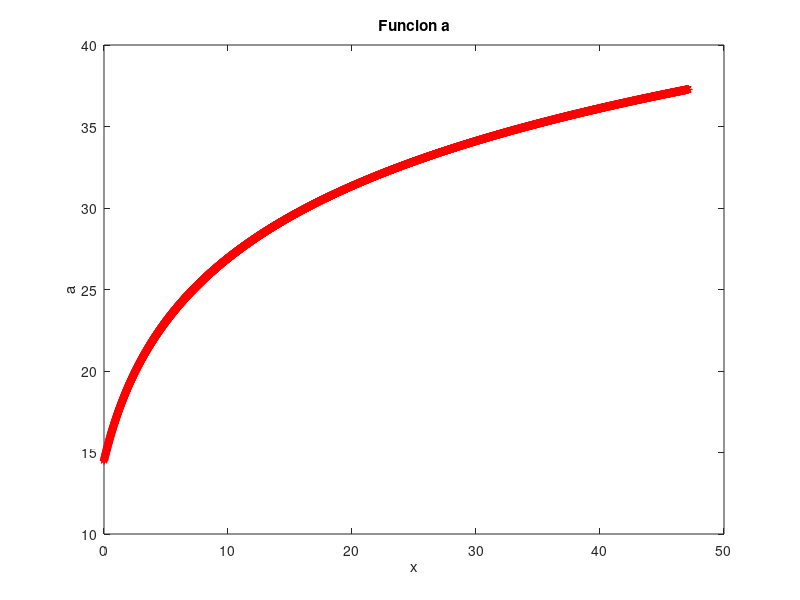
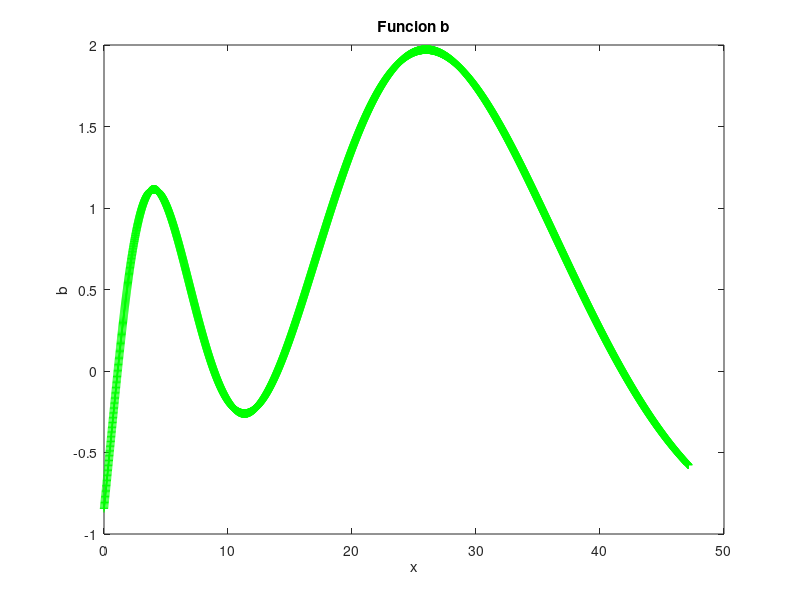
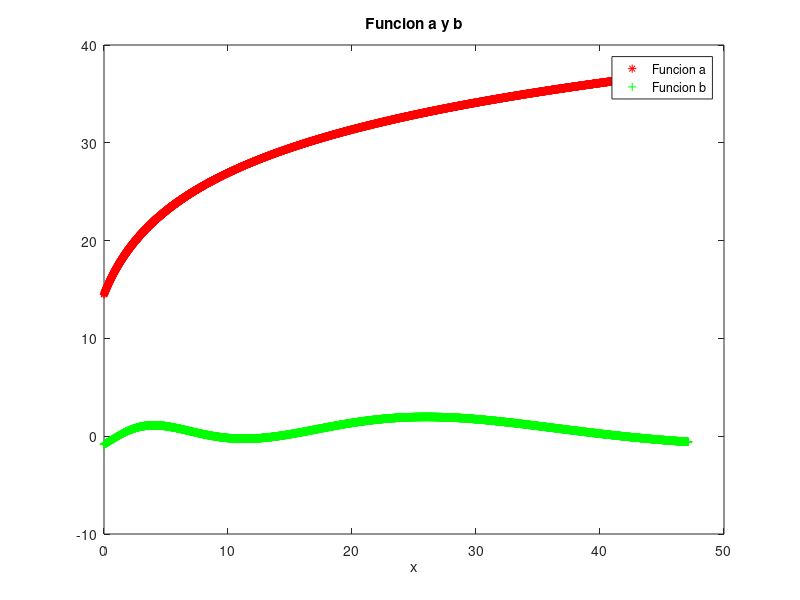
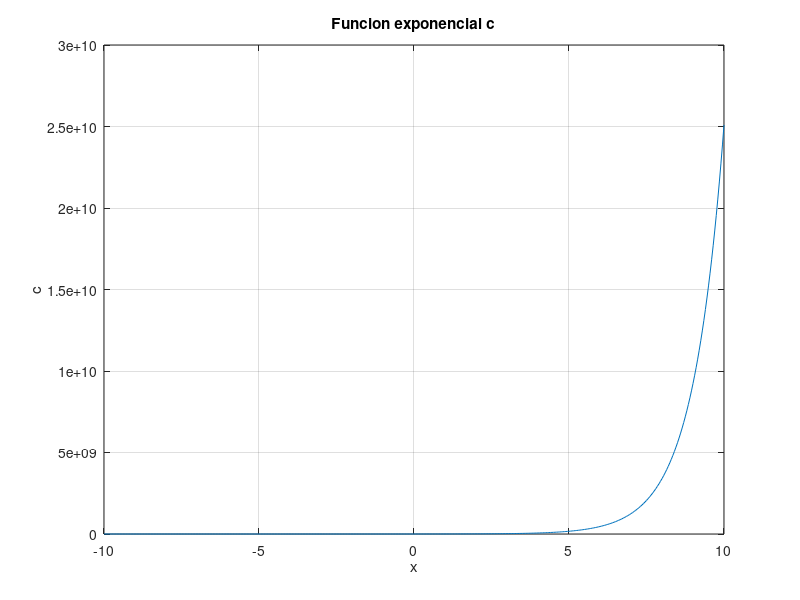

The MATLAB script that drew these images, in order:
x = 0:0.01:15*pi;

log5 = @(x) log(x) / log(5);
log6 = @(x) log(x) / log(6);

a = 12*log5(3*x+7);
b = sin(4*(log2(x+8))) + cos(5*(log6(2*x+46)));

figure(1)

plot(x,a,'r *')
title('Funcion a')
xlabel('x')
ylabel('a')

figure(2)

plot(x,b,'g +')
title('Funcion b')
xlabel('x')
ylabel('b')

figure(3)

plot(x,a,'r *',x,b,'g +')
legend('Funcion a', 'Funcion b')
title('Funcion a y b')
xlabel('x')

y = -10:0.05:10;
c = 7*exp(y+12);

figure(4)
plot(y,c)
title('Funcion exponencial c')
xlabel('x')
ylabel('c')

grid

figure(5)
semilogy(y,c)
title('Funcion exponencial c escala logaritmica')
xlabel('x')
ylabel('c')
grid





